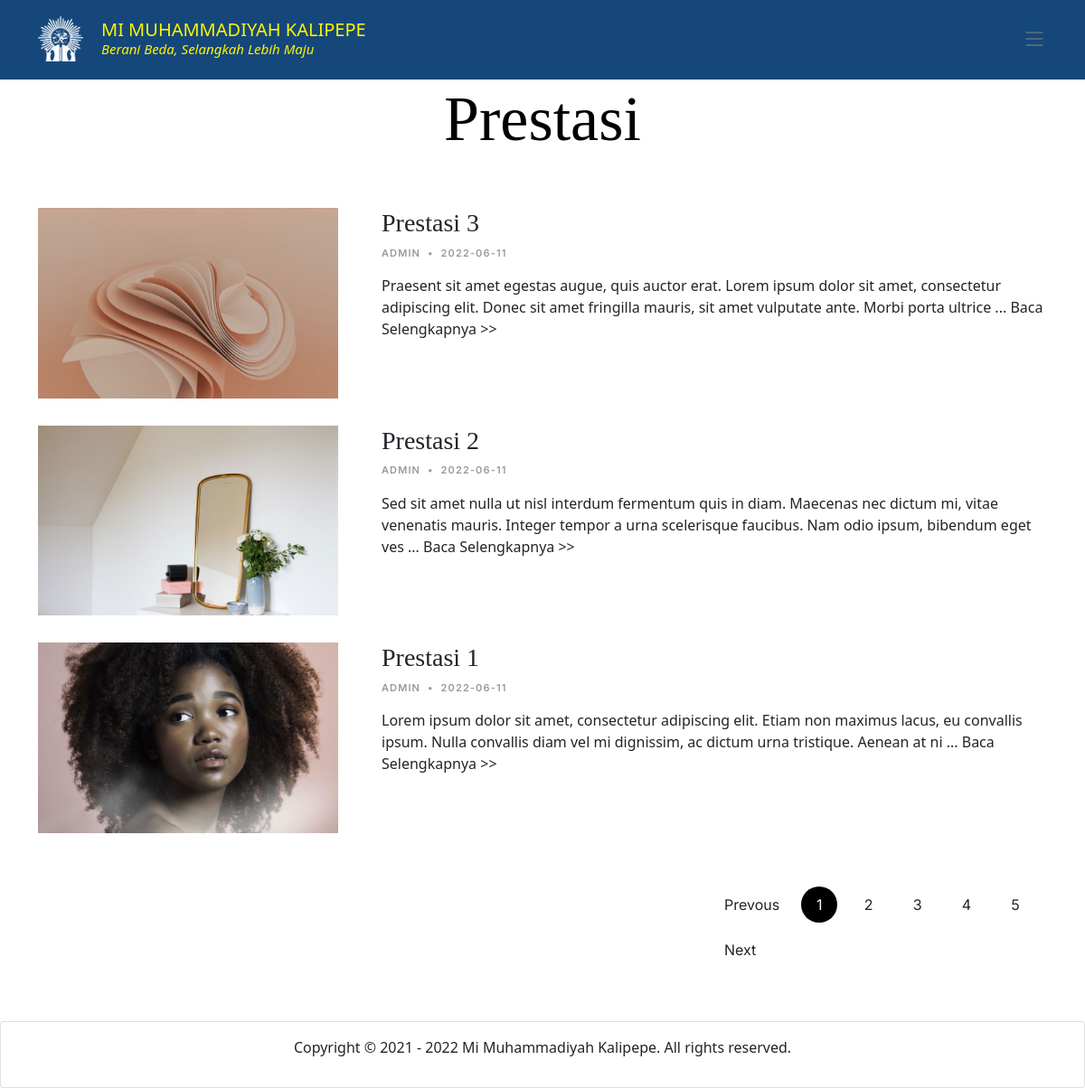
Page /index.php/home/prestasi on the committed database.
### tables this page shows
CREATE TABLE `tb_prestasi` (
  `id_prestasi` int(11) NOT NULL,
  `judul_prestasi` longtext NOT NULL,
  `isi_prestasi` longtext NOT NULL,
  `tanggal_prestasi` date NOT NULL,
  `gambar_prestasi` varchar(64) NOT NULL,
  `author` varchar(32) NOT NULL
);

### application/controllers/Home.php (called while the page is built, shortened)
<?php
class Home extends CI_Controller {
	public function __construct(){
		$this->load->model('main_model','', TRUE);
		$this->load->model('ModelProfile');
		$this->load->model('ModelStruktur');
		$this->load->model('ModelGuru');
		$this->load->model('ModelProfile');
		$this->load->model('ModelGaleri');
		$this->load->library('pagination');
		$this->load->helper('url');
	}
	public function prestasi(){
		$data['prestasi'] = $this->main_model->getPrestasi()->result();
		$this->load->view('prestasi',$data);
	}
}

### index.php (called while the page is built, shortened)
<?php
require_once BASEPATH.'core/CodeIgniter.php';

### application/models/Main_model.php (called while the page is built, shortened)
<?php
class Main_model extends CI_Model{
	function getPrestasi(){
		$this->db->order_by("id_prestasi", "desc");
		return $this->db->get('tb_prestasi');
	}
}
 ?>

### application/views/prestasi.php (the view, shortened to what this page needs)
<!DOCTYPE html>
<html lang="en">
<head>
</head>
<body>
  <main id="main">
    <section>
      <div class="container">
        <div class="row">
          <div class="col-lg-12 text-center mb-5">
            <h1 class="page-title">Prestasi</h1>
          </div>
        </div>
        <div class="row">
          <?php foreach ($prestasi as $p) { ?>
          <div class="col-md-4">
            <div class="post-entry-2">
              <a href="<?php echo base_url('prestasi-detail/'.$p->id_prestasi) ?>" class="me-4 thumbnail mb-4 mb-lg-0 d-inline-block">
                <img src="<?php echo base_url().'assets/foto/fotoprestasi/'.$p->gambar_prestasi ?>" alt="" class="img-fluid">
              </a>
            </div>
          </div>
          <div class="col-md-8">
            <h3><a href="<?php echo base_url('prestasi-detail/'.$p->id_prestasi) ?>"><?php echo $p->judul_prestasi ?></a></h3>
            <div class="post-meta">
              <span class="date"><?php echo $p->author ?></span>
              <span class="mx-1">&bullet;</span>
              <span><?php echo $p->tanggal_prestasi ?></span>
            </div>
            <p><?php echo substr($p->isi_prestasi,0, 200) ?> <a href="<?php echo base_url('prestasi-detail/'.$p->id_prestasi) ?>">... Baca Selengkapnya >></a></p>
          </div>
          <?php } ?>
        </div>
        <div class="d-md-flex post-entry-2 half">
          <div class="col-md-8"></div>
          <div class="text-start py-4">
            <div class="custom-pagination">
              <a href="#" class="prev">Prevous</a>
              <a href="#" class="active">1</a>
              <a href="#">2</a>
              <a href="#">3</a>
              <a href="#">4</a>
              <a href="#">5</a>
              <a href="#" class="next">Next</a>
            </div>
          </div>
        </div>
      </div>
    </section>
  </main>
</body>
</html>

### assets/main/css/main.css (style rules this page uses)
:root { scroll-behavior: smooth; }
body { color: rgba(var(--color-primary-rgb), 1); }
a { color: var(--color-links); text-decoration: none; }
h1, h2, h3, h4, h5, h6 { font-family: var(--font-primary); }
#main { margin-top: 90px; }
section { overflow: hidden; }
.page-title { font-size: 70px; color: var(--color-black); }
section { scroll-margin-top: 70px; }
.post-meta { font-size: 11px; letter-spacing: 0.07rem; text-transform: uppercase; font-weight: 600; font-family: var(--font-secondary); color: rgba(var(--color-black-rgb), 0.4); margin-bottom: 10px; }
.post-entry-2 { margin-bottom: 30px; }
.post-entry-2 .thumbnail { flex: 0 0 65%; }
.custom-pagination a { display: inline-block; width: 40px; height: 40px; line-height: 40px; text-align: center; border-radius: 50%; font-family: var(--font-secondary); margin: 5px; transition: 0.3s all ease; }
.custom-pagination a.active { background: var(--color-black); color: var(--color-white); }
.custom-pagination a.prev, .custom-pagination a.next { width: auto !important; border-radius: 4px; padding-left: 10px; padding-right: 10px; }

### rows in the picture
tb_prestasi: gambar_prestasi (picture), judul_prestasi "Prestasi 3", author "ADMIN", tanggal_prestasi "2022-06-11", isi_prestasi "Praesent sit amet egestas augue, quis auctor erat. Lorem ipsum dolor sit amet, consectetur adipiscing elit. Donec sit amet fringilla mauris, sit amet vulputate ante. Morbi porta ultrice"
tb_prestasi: gambar_prestasi (picture), judul_prestasi "Prestasi 2", author "ADMIN", tanggal_prestasi "2022-06-11", isi_prestasi "Sed sit amet nulla ut nisl interdum fermentum quis in diam. Maecenas nec dictum mi, vitae venenatis mauris. Integer tempor a urna scelerisque faucibus. Nam odio ipsum, bibendum eget ves"
tb_prestasi: gambar_prestasi (picture), judul_prestasi "Prestasi 1", author "ADMIN", tanggal_prestasi "2022-06-11", isi_prestasi "Lorem ipsum dolor sit amet, consectetur adipiscing elit. Etiam non maximus lacus, eu convallis ipsum. Nulla convallis diam vel mi dignissim, ac dictum urna tristique. Aenean at ni"
